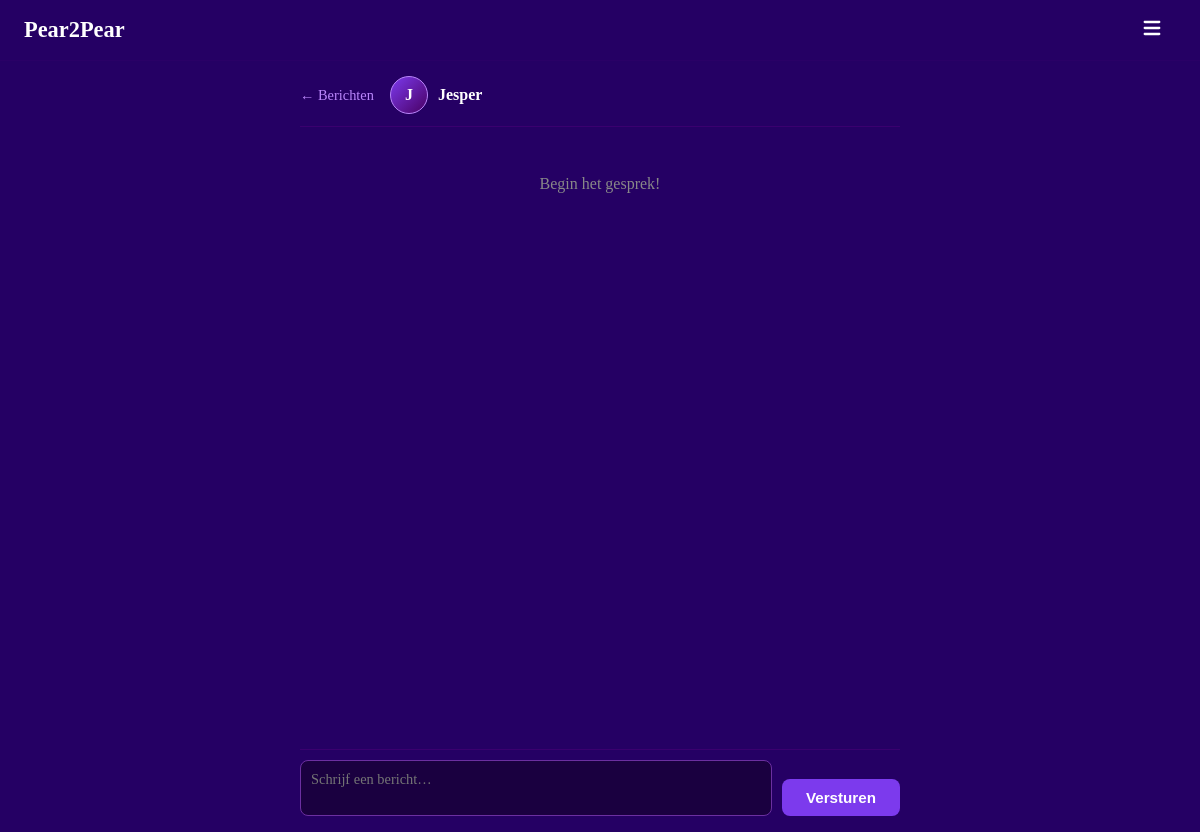
/messages/1 (signed in), run on an earlier commit of the app's database.
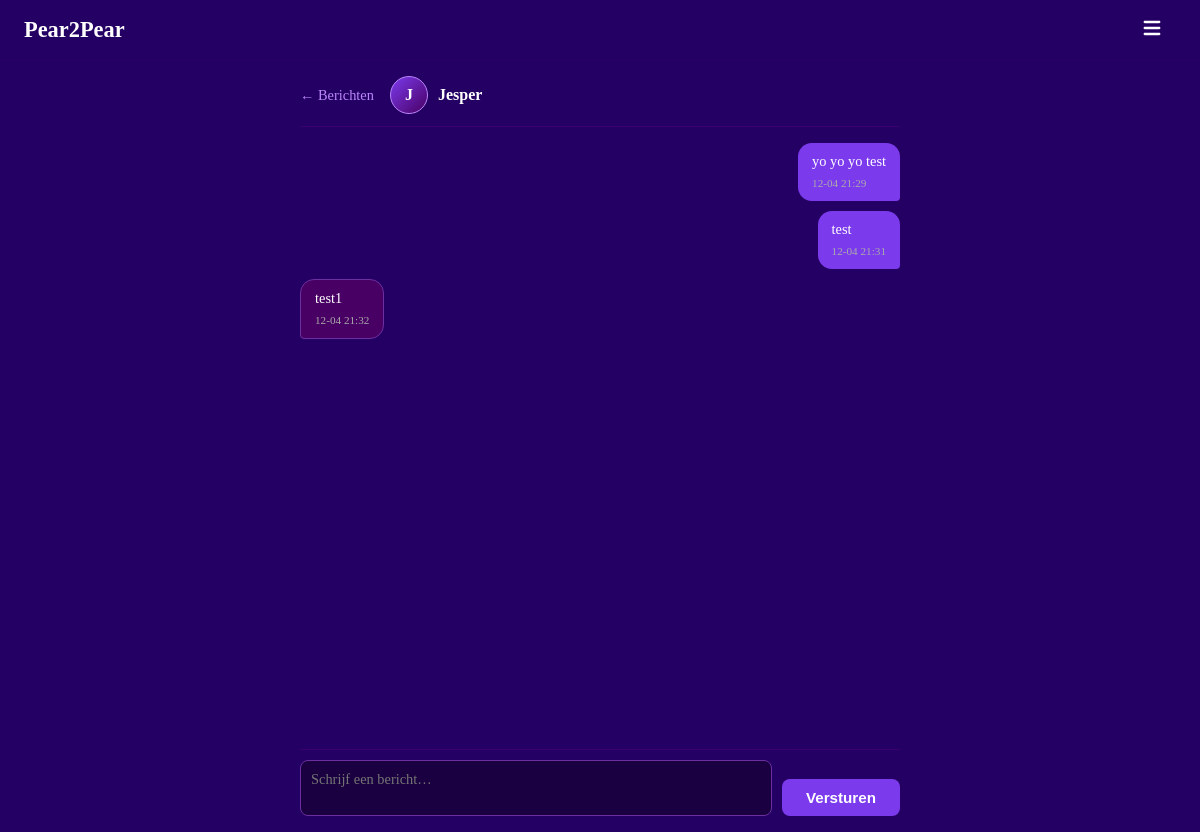
And on a later commit of the database.
### models.py (models this page shows, shortened)
class User(UserMixin, db.Model):
    __tablename__ = "users"
    id            = db.Column(db.Integer, primary_key=True)
    username      = db.Column(db.String(30),  unique=True, nullable=False, index=True)
    email         = db.Column(db.String(120), unique=True, nullable=False, index=True)
    password_hash = db.Column(db.String(256), nullable=False)
    created_at    = db.Column(db.DateTime, default=datetime.utcnow, nullable=False)
    last_login    = db.Column(db.DateTime, default=datetime.utcnow, nullable=False)
    age       = db.Column(db.Integer,     nullable=True)
    location  = db.Column(db.String(100), nullable=True)
    is_public = db.Column(db.Boolean,     default=True, nullable=False)
    sent_requests     = db.relationship("Friendship", foreign_keys=[Friendship.from_id], backref="from_user", lazy="dynamic")
    received_requests = db.relationship("Friendship", foreign_keys=[Friendship.to_id],   backref="to_user",   lazy="dynamic")
    def pending_received(self):
        reqs = Friendship.query.filter_by(to_id=self.id, status="pending").all()
        return User.query.filter(User.id.in_([r.from_id for r in reqs])).all()
    def unread_message_count(self):
        return Message.query.filter_by(receiver_id=self.id, read=False).count()

class Message(db.Model):
    __tablename__ = "messages"
    id          = db.Column(db.Integer, primary_key=True)
    sender_id   = db.Column(db.Integer, db.ForeignKey("users.id"), nullable=False)
    receiver_id = db.Column(db.Integer, db.ForeignKey("users.id"), nullable=False)
    body        = db.Column(db.Text, nullable=False)
    read        = db.Column(db.Boolean, default=False)
    created_at  = db.Column(db.DateTime, default=datetime.utcnow)
    sender   = db.relationship("User", foreign_keys=[sender_id],   backref="sent_messages")
    receiver = db.relationship("User", foreign_keys=[receiver_id], backref="received_messages")

### main.py (the view)
    @app.route("/messages/<int:partner_id>", methods=["GET", "POST"])
    @login_required
    @csrf.exempt
    def conversation(partner_id):
        partner = db.get_or_404(User, partner_id)
        if request.method == "POST":
            body = request.form.get("body", "").strip()
            if body:
                db.session.add(Message(sender_id=current_user.id, receiver_id=partner_id, body=body))
                db.session.commit()
            return redirect(url_for("conversation", partner_id=partner_id))
        Message.query.filter_by(
            sender_id=partner_id, receiver_id=current_user.id, read=False
        ).update({"read": True})
        db.session.commit()
        thread = Message.query.filter(
            ((Message.sender_id == current_user.id) & (Message.receiver_id == partner_id)) |
            ((Message.sender_id == partner_id) & (Message.receiver_id == current_user.id))
        ).order_by(Message.created_at.asc()).all()
        return render_template("conversation.html", partner=partner, thread=thread)

### templates/conversation.html (shortened to what this page needs)
{% extends "base.html" %}
{% block content %}
<div class="conversation-page">
    <div class="conversation-header">
        <a href="/messages" class="back-link">← Berichten</a>
        <a href="/profile/{{ partner.id }}" class="conversation-header__name">
            <div class="mini-avatar">{{ partner.username[0].upper() }}</div>
            {{ partner.username }}
        </a>
    </div>
    <div class="chat-thread" id="thread">
        {% for msg in thread %}
        <div class="chat-bubble {% if msg.sender_id == current_user.id %}chat-bubble--mine{% else %}chat-bubble--theirs{% endif %}">
            <p>{{ msg.body }}</p>
            <span class="chat-bubble__time">{{ msg.created_at.strftime('%d-%m %H:%M') }}</span>
        </div>
        {% endfor %}
        {% if not thread %}
            <p class="muted-center">Begin het gesprek!</p>
        {% endif %}
    </div>
    <form method="POST" action="/messages/{{ partner.id }}" class="chat-form">
        <textarea name="body" class="chat-input" placeholder="Schrijf een bericht…" rows="2" required></textarea>
        <button type="submit" class="btn">Versturen</button>
    </form>
</div>
{% endblock %}

### templates/base.html (shortened to what this page needs)
<!doctype html>
<html lang="en">
<head>
    <link rel="stylesheet" href="/static/style.css">
</head>
<body>
    <header>
        <a href="/" class="invlink"><h1>Pear2Pear</h1></a>
        <div class="dropdown">
            <button class="dropbtn" aria-label="Menu">
            </button>
        </div>
    </header>
    <main>
    {% block content %}
    {% endblock %}
    </main>
</body>
</html>

### static/style.css (style rules this page uses)
html, body { height: 100%; margin: 0; background-color: #250064; overflow: hidden; }
main { background-color: #250064; display: flex; justify-content: center; align-items: center; min-height: 95vh; margin: 0; overflow-y: auto; }
h1, h2, h3, p, small, label { color: white; }
a { color: #bb86fc; }
.invlink { text-decoration: none; }
header { position: fixed; top: 0; left: 0; right: 0; display: flex; align-items: center; justify-content: space-between; padding: 0 24px; background: #250064; z-index: 200; height: 60px; border-bottom: 1px solid #3a006f44; }
header h1 { margin: 0; font-size: 1.4rem; }
main { padding-top: 60px; }
.dropdown { position: relative; }
.dropbtn { background-color: transparent; color: white; padding: 12px; font-size: 16px; border: none; cursor: pointer; }
.btn { background-color: #7c3aed; color: white; border: none; padding: 10px 24px; border-radius: 8px; cursor: pointer; font-size: 0.95rem; font-weight: 600; transition: background-color 0.2s; text-decoration: none; display: inline-block; }
.back-link { color: #bb86fc; text-decoration: none; font-size: 0.9rem; }
.conversation-page { width: 90%; max-width: 600px; height: calc(100vh - 60px); display: flex; flex-direction: column; padding: 16px 0; }
.conversation-header { display: flex; align-items: center; gap: 16px; padding-bottom: 12px; border-bottom: 1px solid #3a006f; margin-bottom: 12px; flex-shrink: 0; }
.conversation-header__name { display: flex; align-items: center; gap: 10px; color: white; text-decoration: none; font-weight: 600; }
.mini-avatar { width: 36px; height: 36px; border-radius: 50%; background: linear-gradient(135deg, #7c3aed, #490064); display: flex; align-items: center; justify-content: center; font-size: 1rem; font-weight: 700; color: white; border: 1px solid #bb86fc; }
.chat-thread { flex: 1; overflow-y: auto; display: flex; flex-direction: column; gap: 10px; padding: 4px 0 12px; }
.chat-bubble { max-width: 70%; padding: 10px 14px; border-radius: 14px; font-size: 0.9rem; }
.chat-bubble p { margin: 0 0 4px; color: white; word-break: break-word; }
.chat-bubble__time { font-size: 0.7rem; color: #aaa; }
.chat-bubble--mine { align-self: flex-end; background: #7c3aed; border-bottom-right-radius: 4px; }
.chat-bubble--theirs { align-self: flex-start; background: #490064; border: 1px solid #6b2fa0; border-bottom-left-radius: 4px; }
.chat-form { display: flex; gap: 10px; align-items: flex-end; flex-shrink: 0; padding-top: 10px; border-top: 1px solid #3a006f; }
.chat-input { flex: 1; padding: 10px; border-radius: 8px; border: 1px solid #6b2fa0; background: #1a0040; color: white; font-size: 0.9rem; resize: none; font-family: inherit; }

What changed in the data, as far as the page shows it:
added Message: body "yo yo yo test", created_at "12-04 21:29"
added Message: body "test", created_at "12-04 21:31"
added Message: body "test1", created_at "12-04 21:32"
Also different on the page:
text no longer shown: "Begin het gesprek!"
